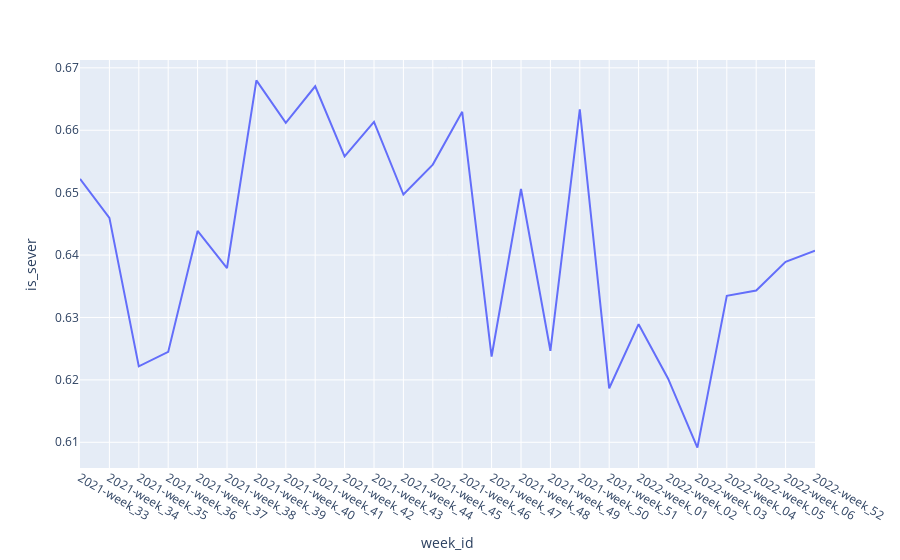

The code cell stored with this chart in its notebook:
### Markdown cell above
#### q28- What is the overall sever defect rate trend over time?

### Code cell
df27 = ad_recs_annotated.groupby('week_id').is_sever.mean().reset_index()
fig27 = px.line(df27, x = 'week_id', y = 'is_sever')
fig27.show()

### Figure 1 — Plotly figure (JSON) as saved in the notebook; plotly's stock layout.template omitted (floating-point values rounded to 4 significant figures)
{"data": [{"hovertemplate": "week_id=%{x}<br>is_sever=%{y}<extra></extra>", "legendgroup": "", "line": {"color": "#636efa", "dash": "solid"}, "marker": {"symbol": "circle"}, "mode": "lines", "name": "", "orientation": "v", "showlegend": false, "type": "scatter", "x": ["2021-week_33", "2021-week_34", "2021-week_35", "2021-week_36", "2021-week_37", "2021-week_38", "2021-week_39", "2021-week_40", "2021-week_41", "2021-week_42", "2021-week_43", "2021-week_44", "2021-week_45", "2021-week_46", "2021-week_47", "2021-week_48", "2021-week_49", "2021-week_50", "2021-week_51", "2022-week_01", "2022-week_02", "2022-week_03", "2022-week_04", "2022-week_05", "2022-week_06", "2022-week_52"], "xaxis": "x", "y": [0.6522, 0.646, 0.6222, 0.6245, 0.6439, 0.6379, 0.668, 0.6612, 0.667, 0.6558, 0.6613, 0.6497, 0.6545, 0.663, 0.6237, 0.6506, 0.6247, 0.6633, 0.6187, 0.6289, 0.6202, 0.6091, 0.6335, 0.6343, 0.6389, 0.6407], "yaxis": "y"}], "layout": {"autosize": true, "legend": {"tracegroupgap": 0}, "margin": {"t": 60}, "xaxis": {"anchor": "y", "autorange": true, "domain": [0, 1], "range": [0, 25], "title": {"text": "week_id"}, "type": "category"}, "yaxis": {"anchor": "x", "autorange": true, "domain": [0, 1], "range": [0.6059, 0.6713], "title": {"text": "is_sever"}, "type": "linear"}}}
